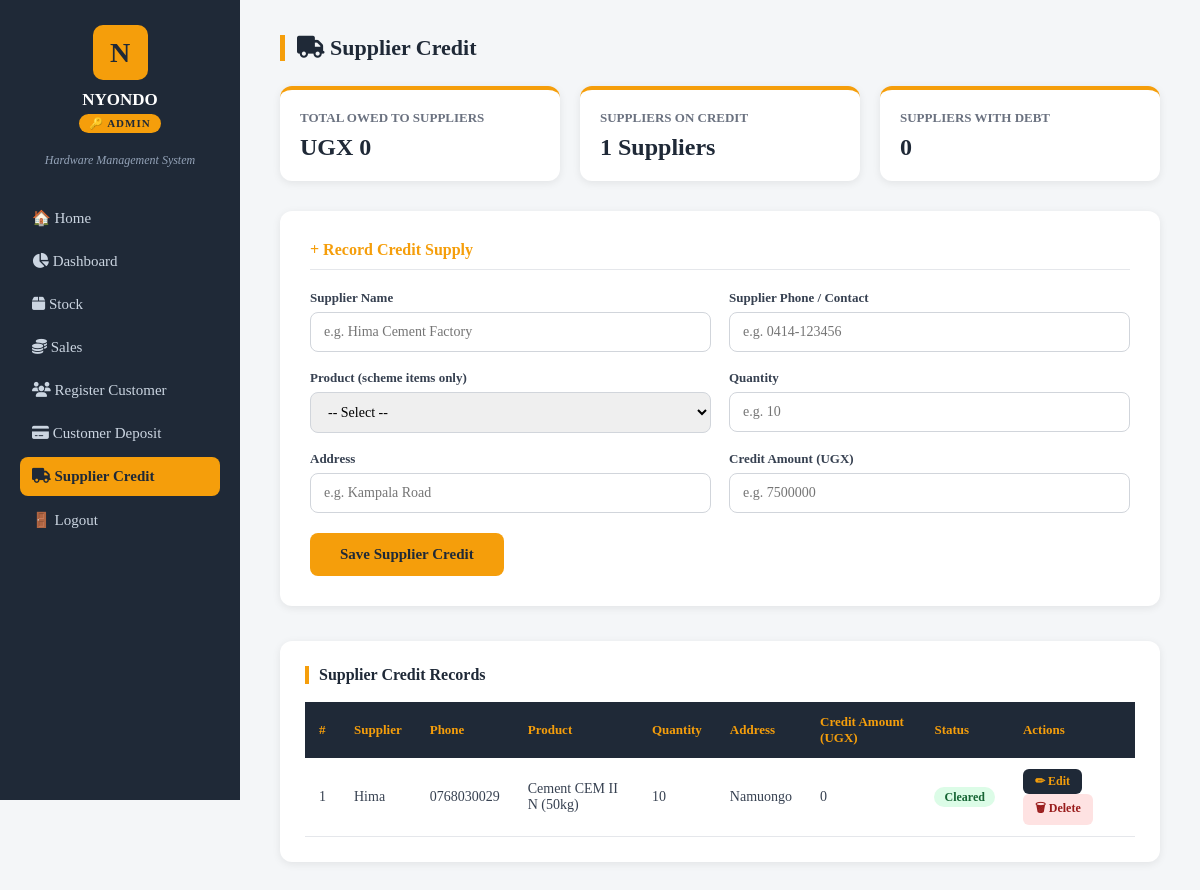
The page /supplier_credit/ (signed in) on the database its author committed.
### nyondoapp/models.py (models this page shows, shortened)
class Supplier(models.Model):
    name = models.CharField(max_length=200)
    phone = models.CharField(max_length=20)
    address = models.CharField(max_length=255, blank=True)
    product = models.ForeignKey(Product, on_delete=models.SET_NULL, null=True, blank=True)
    quantity = models.IntegerField(default=0)
    credit_amount = models.DecimalField(max_digits=10, decimal_places=2, default=0)  # how much we owe them
    date_added = models.DateField(auto_now_add=True)

class Product(models.Model):
    name = models.CharField(max_length=200)
    unit_cost = models.DecimalField(max_digits=10, decimal_places=2)  # buying price
    unit_price = models.DecimalField(max_digits=10, decimal_places=2)  # selling price
    quantity = models.IntegerField(default=0)  # current stock level

### nyondoapp/views.py (the view, shortened to what this page needs)
# urls.py: path('supplier_credit/', views.supplier_credit, name='supplier_credit'),
@login_required
def supplier_credit(request):
    role = get_user_role(request.user)
    if role == 'salesperson':
        messages.error(request, 'You are not authorized to access supplier credit.')
        return redirect('/dashboard/salesperson/')
    suppliers = Supplier.objects.all()
    total_credit = sum(s.credit_amount for s in suppliers)
    supplier_count = suppliers.count()
    suppliers_with_debt = suppliers.filter(credit_amount__gt=0).count()
    products = Product.objects.all()
    return render(request, 'supplier_credit.html', {
        'suppliers': suppliers,
        'total_credit': total_credit,
        'supplier_count': supplier_count,
        'suppliers_with_debt': suppliers_with_debt,
        'products': products,
    })

### nyondoapp/views.py (called while the page is built)
def get_user_role(user):
    groups = user.groups.values_list('name', flat=True)
    if 'admin' in groups:
        return 'admin'
    elif 'salesperson' in groups:
        return 'salesperson'
    elif 'stockmanager' in groups:
        return 'stockmanager'
    return None

### nyondoapp/templates/supplier_credit.html (shortened to what this page needs)
<!doctype html>
<html lang="en">
  <head>
    <link
      rel="stylesheet"
      href="https://cdnjs.cloudflare.com/ajax/libs/font-awesome/6.5.1/css/all.min.css"
    />
  </head>
  <body>
    <div class="sidebar">
      <div class="logo-box">N</div>
      <h2>NYONDO</h2>
      {% if request.user.groups.all.0.name == 'admin' %}
      <span class="role-badge">🔑 Admin</span>
      {% elif request.user.groups.all.0.name == 'stockmanager' %}
      <span class="role-badge"
        ><i class="fa-solid fa-box"></i> Stock Manager</span
      >
      {% endif %}
      <p class="tagline">Hardware Management System</p>
      <div class="menu">
        {% if request.user.groups.all.0.name == 'admin' %}
        <a onclick="window.location.href = '/'">🏠 Home</a>
        <a onclick="window.location.href = '/dashboard/admin/'"
          ><i class="fa-solid fa-chart-pie"></i> Dashboard</a
        >
        <a onclick="window.location.href = '/stock/'"
          ><i class="fa-solid fa-box"></i> Stock</a
        >
        <a onclick="window.location.href = '/sales/'"
          ><i class="fa-solid fa-coins"></i> Sales</a
        >
        <a onclick="window.location.href = '/customer_registration/'"
          ><i class="fa-solid fa-users"></i> Register Customer</a
        >
        <a onclick="window.location.href = '/customer_deposit/'"
          ><i class="fa-solid fa-credit-card"></i> Customer Deposit</a
        >
        <a onclick="window.location.href = '/supplier_credit/'" class="active"
          ><i class="fa-solid fa-truck"></i> Supplier Credit</a
        >
        {% endif %}
        <a onclick="window.location.href = '/logout/'">🚪 Logout</a>
      </div>
    </div>
    <div class="main">
      <div class="page-title">
        <i class="fa-solid fa-truck"></i> Supplier Credit
      </div>
      <div class="summary-cards">
        <div class="s-card">
          <h4>Total Owed to Suppliers</h4>
          <div class="val">UGX {{ total_credit|floatformat:0 }}</div>
        </div>
        <div class="s-card">
          <h4>Suppliers on Credit</h4>
          <div class="val">{{ supplier_count }} Suppliers</div>
        </div>
        <div class="s-card">
          <h4>Suppliers with Debt</h4>
          <div class="val">{{ suppliers_with_debt }}</div>
        </div>
      </div>
      <div class="form-card">
        <h3>+ Record Credit Supply</h3>
        <form method="POST" action="/supplier_credit/">
          <div class="form-grid">
            <div>
              <label>Supplier Name</label>
              <input
                type="text"
                name="name"
                placeholder="e.g. Hima Cement Factory"
              />
            </div>
            <div>
              <label>Supplier Phone / Contact</label>
              <input type="text" name="phone" placeholder="e.g. 0414-123456" />
            </div>
            <div>
              <label>Product (scheme items only)</label>
              <select name="product_id">
                <option value="">-- Select --</option>
              </select>
            </div>
            <div>
              <label>Quantity</label>
              <input
                type="number"
                name="quantity"
                placeholder="e.g. 10"
                min="0"
              />
            </div>
            <div>
              <label>Address</label>
              <input
                type="text"
                name="address"
                placeholder="e.g. Kampala Road"
              />
            </div>
            <div>
              <label>Credit Amount (UGX)</label>
              <input
                type="number"
                name="credit_amount"
                placeholder="e.g. 7500000"
              />
            </div>
          </div>
          <button class="btn-submit" type="submit">Save Supplier Credit</button>
        </form>
      </div>
      <div class="table-section">
        <h3>Supplier Credit Records</h3>
        <table>
          <thead>
            <tr>
              <th>#</th>
              <th>Supplier</th>
              <th>Phone</th>
              <th>Product</th>
              <th>Quantity</th>
              <th>Address</th>
              <th>Credit Amount (UGX)</th>
              <th>Status</th>
              <th>Actions</th>
            </tr>
          </thead>
          <tbody>
            {% for supplier in suppliers %}
            <tr>
              <td>{{ forloop.counter }}</td>
              <td>{{ supplier.name }}</td>
              <td>{{ supplier.phone }}</td>
              <td>
                {% if supplier.product %} {{ supplier.product.name }} {% else %}
                - {% endif %}
              </td>
              <td>{{ supplier.quantity|default:'-' }}</td>
              <td>{{ supplier.address }}</td>
              <td>{{ supplier.credit_amount|floatformat:0 }}</td>
              <td>
                {% if supplier.credit_amount > 0 %}
                <span class="badge-unpaid">Unpaid</span>
                {% else %}
                <span class="badge-paid">Cleared</span>
                {% endif %}
              </td>
              <td>
                <a
                  href="/supplier_credit/edit/{{ supplier.id }}/"
                  class="btn-edit"
                  >✏ Edit</a
                >
                <a
                  href="/supplier_credit/delete/{{ supplier.id }}/"
                  class="btn-delete"
                  onclick="return confirm('Delete {{ supplier.name }}?')"
                  >🗑 Delete</a
                >
              </td>
            </tr>
            {% empty %}
            <tr>
              <td colspan="7" style="text-align: center; color: #9ca3af">
                No suppliers added yet
              </td>
            </tr>
            {% endfor %}
          </tbody>
        </table>
      </div>
    </div>
  </body>
</html>

### nyondoapp/templates/supplier_credit.html (style rules this page uses)
* { box-sizing: border-box; margin: 0; padding: 0; font-family: Georgia, serif; }
body { background: #f4f6f8; color: #1f2937; }
.sidebar { position: fixed; left: 0; top: 0; width: 240px; height: 100vh; background: #1f2937; color: #fff; padding: 25px 20px; overflow-y: auto; }
.logo-box { width: 55px; height: 55px; background: #f59e0b; color: #1f2937; border-radius: 10px; display: flex; align-items: center; justify-content: center; font-size: 28px; font-weight: bold; margin: 0 auto 10px; }
.sidebar h2 { text-align: center; font-size: 17px; margin-bottom: 4px; }
.sidebar p.tagline { text-align: center; font-size: 12px; color: #94a3b8; font-style: italic; margin-bottom: 30px; }
.role-badge { display: block; text-align: center; background: #f59e0b; color: #1f2937; font-size: 11px; font-weight: bold; padding: 3px 10px; border-radius: 20px; margin: 0 auto 20px; width: fit-content; letter-spacing: 1px; text-transform: uppercase; }
.menu a { display: block; color: #cbd5e1; text-decoration: none; padding: 11px 12px; border-radius: 8px; font-size: 15px; margin-bottom: 4px; cursor: pointer; }
.menu a.active { background: #f59e0b; color: #1f2937; font-weight: bold; }
.main { margin-left: 240px; padding: 35px 40px; }
.page-title { font-size: 22px; font-weight: bold; border-left: 5px solid #f59e0b; padding-left: 12px; margin-bottom: 25px; }
.summary-cards { display: grid; grid-template-columns: repeat(3, 1fr); gap: 20px; margin-bottom: 30px; }
.s-card { background: #fff; padding: 20px; border-radius: 12px; box-shadow: 0 2px 8px rgba(0, 0, 0, 0.08); border-top: 4px solid #f59e0b; }
.s-card h4 { font-size: 13px; color: #6b7280; text-transform: uppercase; margin-bottom: 8px; }
.s-card .val { font-size: 24px; font-weight: bold; color: #1f2937; }
.form-card { background: #fff; border-radius: 12px; padding: 30px; box-shadow: 0 2px 8px rgba(0, 0, 0, 0.08); margin-bottom: 35px; }
.form-card h3 { font-size: 16px; color: #f59e0b; border-bottom: 1px solid #e5e7eb; padding-bottom: 10px; margin-bottom: 20px; }
.form-grid { display: grid; grid-template-columns: 1fr 1fr; gap: 18px; }
label { display: block; font-size: 13px; font-weight: bold; margin-bottom: 6px; color: #374151; }
input, select { width: 100%; padding: 11px 13px; border: 1.5px solid #d1d5db; border-radius: 8px; font-size: 14px; outline: none; }
.btn-submit { margin-top: 20px; background: #f59e0b; color: #1f2937; padding: 13px 30px; border: none; border-radius: 8px; font-size: 15px; font-weight: bold; cursor: pointer; }
.table-section { background: #fff; border-radius: 12px; padding: 25px; box-shadow: 0 2px 8px rgba(0, 0, 0, 0.08); }
.table-section h3 { font-size: 16px; margin-bottom: 18px; border-left: 4px solid #f59e0b; padding-left: 10px; }
table { width: 100%; border-collapse: collapse; font-size: 14px; }
th { background: #1f2937; color: #f59e0b; padding: 12px 14px; text-align: left; font-size: 13px; }
td { padding: 11px 14px; border-bottom: 1px solid #e5e7eb; color: #374151; }
.badge-paid { background: #dcfce7; color: #166534; padding: 3px 10px; border-radius: 20px; font-size: 12px; font-weight: bold; }
.btn-edit { background: #1f2937; color: #f59e0b; padding: 5px 12px; border-radius: 6px; font-size: 12px; font-weight: bold; text-decoration: none; margin-right: 5px; display: inline-block; }
.btn-delete { background: #fee2e2; color: #991b1b; padding: 5px 12px; border-radius: 6px; font-size: 12px; font-weight: bold; text-decoration: none; display: inline-block; }

### rows shown on the page
Supplier: name "Hima", phone "0768030029", product.name "Cement CEM II N (50kg)", quantity "10", address "Namuongo", credit_amount "0", shows "Cleared"

### other values the page prints
{{ total_credit|floatformat:0 }} "0"
{{ supplier_count }} "1"
{{ suppliers_with_debt }} "0"
